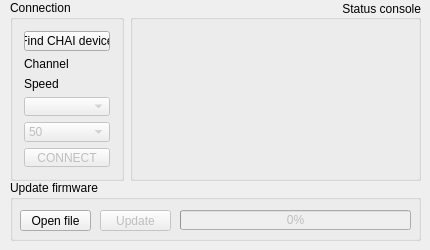
<?xml version="1.0" encoding="UTF-8"?>
<ui version="4.0">
 <class>MainWindow</class>
 <widget class="QMainWindow" name="MainWindow">
  <property name="enabled">
   <bool>true</bool>
  </property>
  <property name="geometry">
   <rect>
    <x>0</x>
    <y>0</y>
    <width>430</width>
    <height>250</height>
   </rect>
  </property>
  <property name="sizePolicy">
   <sizepolicy hsizetype="Fixed" vsizetype="Fixed">
    <horstretch>0</horstretch>
    <verstretch>0</verstretch>
   </sizepolicy>
  </property>
  <property name="minimumSize">
   <size>
    <width>430</width>
    <height>250</height>
   </size>
  </property>
  <property name="maximumSize">
   <size>
    <width>430</width>
    <height>250</height>
   </size>
  </property>
  <property name="windowTitle">
   <string>VKE Can-BUS Bootloader</string>
  </property>
  <widget class="QWidget" name="centralWidget">
   <widget class="QGroupBox" name="conn_groupBox">
    <property name="geometry">
     <rect>
      <x>10</x>
      <y>0</y>
      <width>114</width>
      <height>181</height>
     </rect>
    </property>
    <property name="title">
     <string>Connection</string>
    </property>
    <layout class="QVBoxLayout" name="verticalLayout">
     <item>
      <widget class="QPushButton" name="find_pushButton">
       <property name="text">
        <string>Find CHAI device</string>
       </property>
      </widget>
     </item>
     <item>
      <widget class="QLabel" name="channel_label">
       <property name="text">
        <string>Channel</string>
       </property>
      </widget>
     </item>
     <item>
      <widget class="QLabel" name="speed_label">
       <property name="text">
        <string>Speed</string>
       </property>
      </widget>
     </item>
     <item>
      <widget class="QComboBox" name="channel_comboBox">
       <property name="enabled">
        <bool>false</bool>
       </property>
      </widget>
     </item>
     <item>
      <widget class="QComboBox" name="speed_comboBox">
       <property name="enabled">
        <bool>false</bool>
       </property>
       <item>
        <property name="text">
         <string>50</string>
        </property>
       </item>
       <item>
        <property name="text">
         <string>100</string>
        </property>
       </item>
       <item>
        <property name="text">
         <string>250</string>
        </property>
       </item>
       <item>
        <property name="text">
         <string>500</string>
        </property>
       </item>
       <item>
        <property name="text">
         <string>1000</string>
        </property>
       </item>
      </widget>
     </item>
     <item>
      <widget class="QPushButton" name="connect_pushButton">
       <property name="enabled">
        <bool>false</bool>
       </property>
       <property name="text">
        <string>CONNECT</string>
       </property>
       <property name="checkable">
        <bool>true</bool>
       </property>
      </widget>
     </item>
    </layout>
   </widget>
   <widget class="QGroupBox" name="console_groupBox">
    <property name="geometry">
     <rect>
      <x>130</x>
      <y>0</y>
      <width>291</width>
      <height>181</height>
     </rect>
    </property>
    <property name="title">
     <string>Status console</string>
    </property>
    <property name="alignment">
     <set>Qt::AlignRight|Qt::AlignTrailing|Qt::AlignVCenter</set>
    </property>
   </widget>
   <widget class="QGroupBox" name="upd_groupBox">
    <property name="geometry">
     <rect>
      <x>10</x>
      <y>180</y>
      <width>411</width>
      <height>61</height>
     </rect>
    </property>
    <property name="title">
     <string>Update firmware</string>
    </property>
    <widget class="QPushButton" name="upd_pushButton">
     <property name="enabled">
      <bool>false</bool>
     </property>
     <property name="geometry">
      <rect>
       <x>90</x>
       <y>30</y>
       <width>71</width>
       <height>21</height>
      </rect>
     </property>
     <property name="text">
      <string>Update</string>
     </property>
    </widget>
    <widget class="QProgressBar" name="upd_progressBar">
     <property name="enabled">
      <bool>false</bool>
     </property>
     <property name="geometry">
      <rect>
       <x>170</x>
       <y>30</y>
       <width>231</width>
       <height>20</height>
      </rect>
     </property>
     <property name="value">
      <number>0</number>
     </property>
     <property name="alignment">
      <set>Qt::AlignCenter</set>
     </property>
    </widget>
    <widget class="QPushButton" name="open_pushButton">
     <property name="geometry">
      <rect>
       <x>10</x>
       <y>30</y>
       <width>71</width>
       <height>21</height>
      </rect>
     </property>
     <property name="text">
      <string>Open file</string>
     </property>
    </widget>
   </widget>
  </widget>
 </widget>
 <layoutdefault spacing="6" margin="11"/>
 <resources/>
 <connections/>
</ui>
